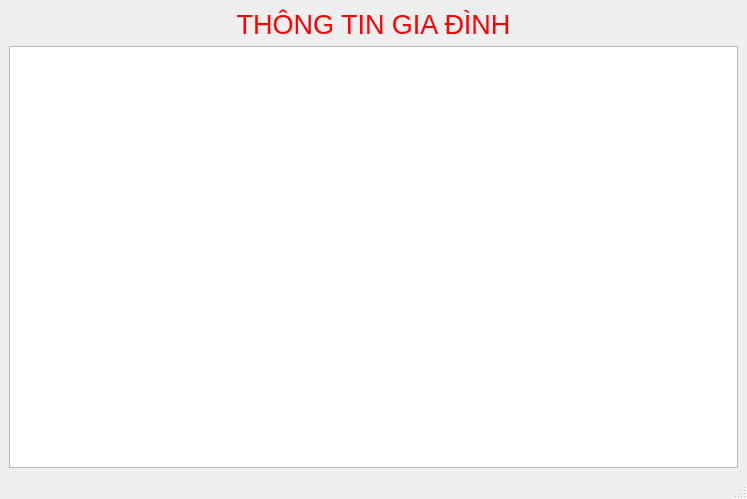
<?xml version="1.0" encoding="UTF-8"?>
<ui version="4.0">
 <class>family_showinf4</class>
 <widget class="QMainWindow" name="family_showinf4">
  <property name="geometry">
   <rect>
    <x>0</x>
    <y>0</y>
    <width>747</width>
    <height>499</height>
   </rect>
  </property>
  <property name="windowTitle">
   <string>MainWindow</string>
  </property>
  <widget class="QWidget" name="centralwidget">
   <layout class="QGridLayout" name="gridLayout">
    <item row="0" column="0">
     <layout class="QVBoxLayout" name="verticalLayout">
      <item>
       <widget class="QLabel" name="label">
        <property name="text">
         <string>&lt;html&gt;&lt;head/&gt;&lt;body&gt;&lt;p align=&quot;center&quot;&gt;&lt;span style=&quot; font-size:20pt; color:#ff0000;&quot;&gt;THÔNG TIN GIA ĐÌNH&lt;/span&gt;&lt;/p&gt;&lt;/body&gt;&lt;/html&gt;</string>
        </property>
       </widget>
      </item>
      <item>
       <widget class="QTableView" name="tableView_gd"/>
      </item>
     </layout>
    </item>
   </layout>
  </widget>
  <widget class="QMenuBar" name="menubar">
   <property name="geometry">
    <rect>
     <x>0</x>
     <y>0</y>
     <width>747</width>
     <height>22</height>
    </rect>
   </property>
  </widget>
  <widget class="QStatusBar" name="statusbar"/>
 </widget>
 <resources/>
 <connections/>
</ui>
